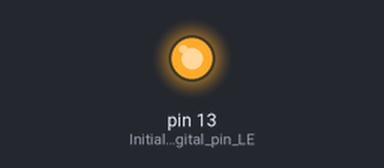
Bench run of a sketch on a simulated Arduino Uno, built with avr-gcc and run on an emulated ATmega328P. On the bench: output pins drawn as LEDs (lit = HIGH). What the sketch prints to the serial monitor is not drawn.

Above: at 0.5 s.
At 5.0 s:
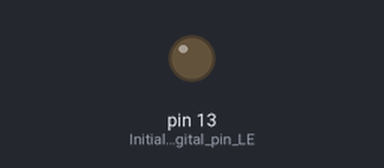
Timing chart, 0 to 6.9 s (numbered marks = the images above):
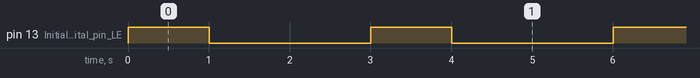

Measured:
- by itself, pin 13 (Initialize_digital_pin_LE): alternates HIGH for 1.0 s and LOW for 2.0 s

The sketch:

hello_world.ino
```cpp
void setup() {
	Serial.begin(115200);
	Serial.println("\n+------------------------------+\n|        System started        |\n+------------------------------+");
	Serial.println("Hello, World!");

	pinMode(LED_BUILTIN, OUTPUT);  // Initialize digital pin LED_BUILTIN as an output
}

void loop() {
	Serial.print(".");

	digitalWrite(LED_BUILTIN, HIGH);  // Turn on the LED
	delay(1000);
	digitalWrite(LED_BUILTIN, LOW);	 // Turn off the LED
	delay(2000);
}
```
